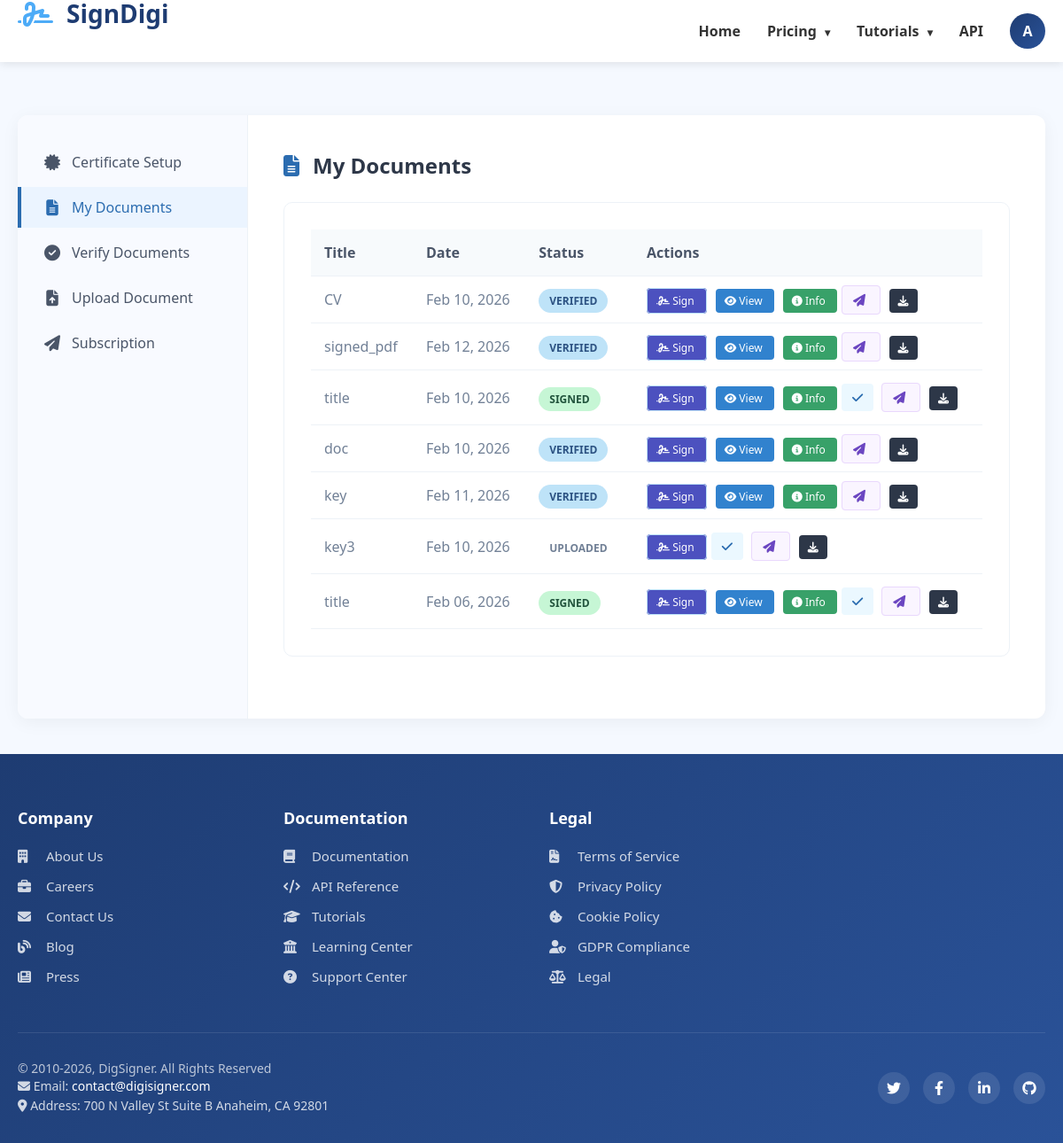
Screenshot of /dashboard/ (signed in) with the database file from the repository.
### mainapp/models.py (models this page shows, shortened)
class TimeStampedModel(models.Model):
    created_at = models.DateTimeField(auto_now_add=True)
    updated_at = models.DateTimeField(auto_now=True)
    class Meta:
        abstract = True

class Users(TimeStampedModel, AbstractUser):
    username = models.CharField(max_length=150, unique=True)
    email = models.EmailField(unique=True)
    fullname = models.CharField(max_length=30, null=True, blank=True)
    contact = models.IntegerField(unique=True)
    password = models.CharField(max_length=128)
    confirm_password = models.CharField(max_length=128)

class Document(TimeStampedModel):
    STATUS_CHOICES = [
        ("draft", "Draft"),
        ("pending", "Pending Signature"),
        ("signed", "Signed"),
        ("verified", "Verified"),
        ("rejected", "Rejected"),
    ]
    user = models.ForeignKey(Users, on_delete=models.CASCADE)
    title = models.CharField(max_length=255)
    file = models.FileField(upload_to="unsignatured_document/", null=False, blank=False)
    signed_file = models.FileField(
        upload_to="signatured_document/", null=True, blank=True
    )
    hash_value = models.CharField(max_length=64, blank=True, null=True)
    signature_data = models.TextField(blank=True, null=True)  # Cryptographic signature
    status = models.CharField(max_length=20, choices=STATUS_CHOICES, default="draft")

### mainapp/views.py (the view)
# urls.py: path("dashboard/", views.dashboard, name="dashboard"),
@login_required
def dashboard(request):
    active_section = request.GET.get("section", "documents")
    documents = Document.objects.filter(user=request.user).order_by("-updated_at")
    user_cert = UserCertificate.objects.filter(user=request.user).first()
    cert_form = CertificateUploadForm(instance=user_cert)
    token_form = TokenForm()
    send_form = DocumentSendForm()
    upload_form = DocumentUploadForm()
    subscription_form = SubscriptionForm()
    try:
        has_keys = hasattr(request.user, "key_pair")
    except:
        has_keys = False
    context = {
        "documents": documents,
        "has_keys": has_keys,
        "active_section": active_section,
        "user_cert": user_cert,
        "cert_form": cert_form,
        "token_form": token_form,
        "send_form": send_form,
        "upload_form": upload_form,
        "subscription_form": subscription_form,
    }
    return render(request, "users/dashboard.html", context)

### templates/users/dashboard.html (shortened to what this page needs)
{% extends 'users/base.html' %} {% load static %}  {% block extra_css %}
<link rel="stylesheet" href="{% static 'css/dashboard.css' %}" />
<link rel="stylesheet" href="{% static 'css/base.css' %}" />
{% endblock %} {% block content %}
<div class="management-container">
  <aside class="management-sidebar">
    <ul class="sidebar-nav">
      <li class="sidebar-nav-item">
        <a
          href="?section=setup"
          class="sidebar-nav-link {% if active_section == 'setup' %}active{% endif %}"
        >
          <i class="fas fa-certificate"></i> Certificate Setup
        </a>
      </li>
      <li class="sidebar-nav-item">
        <a
          href="?section=documents"
          class="sidebar-nav-link {% if active_section == 'documents' or not active_section %}active{% endif %}"
        >
          <i class="fas fa-file-alt"></i> My Documents
        </a>
      </li>
      <li class="sidebar-nav-item">
        <a
          href="?section=verify"
          class="sidebar-nav-link {% if active_section == 'verify' %}active{% endif %}"
        >
          <i class="fas fa-check-circle"></i> Verify Documents
        </a>
      </li>
      <li class="sidebar-nav-item">
        <a
          href="?section=upload"
          class="sidebar-nav-link {% if active_section == 'upload' %}active{% endif %}"
        >
          <i class="fas fa-file-upload"></i> Upload Document
        </a>
      </li>
      <li class="sidebar-nav-item">
        <a
          href="?section=send"
          class="sidebar-nav-link {% if active_section == 'send' %}active{% endif %}"
        >
          <i class="fas fa-paper-plane"></i> Subscription
        </a>
      </li>
    </ul>
  </aside>
  <main class="management-content">
    {% if active_section == 'documents' or not active_section %}
    <section id="documents-section">
      <h2 class="section-title">
        <i class="fas fa-file-alt"></i> My Documents
      </h2>
      <div class="management-card">
        <div class="table-container">
          <table class="management-table">
            <thead>
              <tr>
                <th>Title</th>
                <th>Date</th>
                <th>Status</th>
                <th>Actions</th>
              </tr>
            </thead>
            <tbody>
              {% for doc in documents %}
              <tr>
                <td>{{ doc.title }}</td>
                <td>{{ doc.created_at|date:"M d, Y" }}</td>
                <td>
                  <span class="status-badge status-{{ doc.status }}"
                    >{{ doc.get_status_display }}</span
                  >
                </td>
                <td>
                  <a
                    href="{% url 'prepare_sign' doc.id %}"
                    class="btn-action btn-verify"
                    title="View/Sign"
                    style="
                      background-color: #4c51bf;
                      color: white;
                      padding: 5px 10px;
                      text-decoration: none;
                      border-radius: 4px;
                      font-size: 12px;
                    "
                  >
                    <i class="fas fa-signature"></i> Sign
                  </a>
                  {% if doc.status == 'signed' or doc.status == 'verified' %}
                  <a
                    href="{% url 'document_preview' doc.id %}"
                    class="btn-action"
                    title="View Document"
                    style="
                      background-color: #3182ce;
                      color: white;
                      padding: 5px 10px;
                      text-decoration: none;
                      border-radius: 4px;
                      font-size: 12px;
                      margin-left: 5px;
                    "
                  >
                    <i class="fas fa-eye"></i> View
                  </a>
                  <a
                    href="javascript:void(0)"
                    onclick="openInfoModal({{ doc.id }})"
                    class="btn-action"
                    title="Signature Info"
                    style="
                      background-color: #38a169;
                      color: white;
                      padding: 5px 10px;
                      text-decoration: none;
                      border-radius: 4px;
                      font-size: 12px;
                      margin-left: 5px;
                    "
                  >
                    <i class="fas fa-info-circle"></i> Info
                  </a>
                  {% endif %} {% if doc.status != 'verified' %}
                  <form
                    action="{% url 'verify_document' doc.id %}"
                    method="post"
                    style="display: inline"
                  >
                    <button
                      type="submit"
                      class="btn-action btn-verify"
                      title="Verify"
                      style="border: none; cursor: pointer"
                    >
                      <i class="fas fa-check"></i>
                    </button>
                  </form>
                  {% endif %}
                  <a
                    href="?section=send&doc_id={{ doc.id }}"
                    class="btn-action btn-send"
                    title="Send"
                  >
                    <i class="fas fa-paper-plane"></i>
                  </a>
                  <a
                    href="{% url 'download_document' doc.id %}?type={% if doc.status == 'signed' or doc.status == 'verified' %}signed{% else %}original{% endif %}"
                    class="btn-action btn-download"
                    title="Download"
                    style="
                      background-color: #2d3748;
                      color: white;
                      padding: 5px 10px;
                      text-decoration: none;
                      border-radius: 4px;
                      font-size: 12px;
                      margin-left: 5px;
                    "
                  >
                    <i class="fas fa-download"></i>
                  </a>
                </td>
              </tr>
              {% endfor %}
            </tbody>
          </table>
        </div>
      </div>
    </section>
    {% endif %}
  </main>
</div>
{% endblock %}

### templates/users/base.html (shortened to what this page needs)
<!DOCTYPE html>
<html lang="en">
<head>
    <link rel="stylesheet" href="https://cdnjs.cloudflare.com/ajax/libs/font-awesome/6.4.0/css/all.min.css">
    {% load static %}
    <link rel="stylesheet" href="{% static 'css/base.css' %}">
    <link rel="stylesheet" href="{% static 'css/main.css' %}">
    {% block extra_css %}{% endblock %}
</head>
<body>
    <header class="header">
        <div class="header-container">
            <a href="#" class="logo">
                <div class="logo-icon"><i class="fas fa-signature"></i></div>
                <div class="logo-text">SignDigi</div>
            </a>
            <nav class="nav-menu" id="navMenu">
                <div class="nav-item">
                    <a href="#" class="nav-link {% if request.resolver_match.url_name == 'home' %}active{% endif %}">
                        Home
                    </a>
                </div>
                <div class="nav-item dropdown">
                    <a href="#" class="nav-link dropdown-toggle {% if request.resolver_match.url_name == 'pricing' %}active{% endif %}">
                        Pricing
                    </a>
                </div>
                <div class="nav-item dropdown">
                    <a href="#" class="nav-link dropdown-toggle {% if 'tutorials' in request.path %}active{% endif %}">
                        Tutorials
                    </a>
                </div>
                <div class="nav-item">
                    <a href="#" class="nav-link {% if 'api' in request.path %}active{% endif %}">
                        API
                    </a>
                </div>
                <div class="auth-buttons">
                    {% if user.is_authenticated %}
                        <div class="user-menu" id="userMenu">
                            <div class="user-avatar">
                                {{ user.first_name|slice:"0:1"|default:user.username|slice:"0:1"|upper }}
                            </div>
                        </div>
                    {% else %}
                        <a href="{% url 'login' %}" class="btn-outline">Login</a>
                        <a href="{% url 'register' %}" class="btn-primary">Sign Up Free</a>
                    {% endif %}
                </div>
            </nav>
        </div>
    </header>
    <main class="main-content">
        <div class="content-container">
            {% block content %}{% endblock %}
        </div>
    </main>
    <footer class="footer">
        <div class="footer-container">
            <div class="footer-grid">
                <div class="footer-column">
                    <h3>Company</h3>
                    <ul class="footer-links">
                        <li><a href="#"><i class="fas fa-building"></i> About Us</a></li>
                        <li><a href="#"><i class="fas fa-briefcase"></i> Careers</a></li>
                        <li><a href="#"><i class="fas fa-envelope"></i> Contact Us</a></li>
                        <li><a href="#"><i class="fas fa-blog"></i> Blog</a></li>
                        <li><a href="#"><i class="fas fa-newspaper"></i> Press</a></li>
                    </ul>
                </div>
                <div class="footer-column">
                    <h3>Documentation</h3>
                    <ul class="footer-links">
                        <li><a href="#"><i class="fas fa-book"></i> Documentation</a></li>
                        <li><a href="#"><i class="fas fa-code"></i> API Reference</a></li>
                        <li><a href="#"><i class="fas fa-graduation-cap"></i> Tutorials</a></li>
                        <li><a href="#"><i class="fas fa-university"></i> Learning Center</a></li>
                        <li><a href="#"><i class="fas fa-question-circle"></i> Support Center</a></li>
                    </ul>
                </div>
                <div class="footer-column">
                    <h3>Legal</h3>
                    <ul class="footer-links">
                        <li><a href="#"><i class="fas fa-file-contract"></i> Terms of Service</a></li>
                        <li><a href="#"><i class="fas fa-shield-alt"></i> Privacy Policy</a></li>
                        <li><a href="#"><i class="fas fa-cookie-bite"></i> Cookie Policy</a></li>
                        <li><a href="#"><i class="fas fa-user-shield"></i> GDPR Compliance</a></li>
                        <li><a href="#"><i class="fas fa-balance-scale"></i> Legal</a></li>
                    </ul>
                </div>
            </div>
            <div class="footer-bottom">
                <div class="copyright">
                    <p>© 2010-2026, DigSigner. All Rights Reserved</p>
                    <div class="contact-info">
                        <p><i class="fas fa-envelope"></i> Email: <a href="mailto:contact@digisigner.com">contact@digisigner.com</a></p>
                        <p><i class="fas fa-map-marker-alt"></i> Address: 700 N Valley St Suite B Anaheim, CA 92801</p>
                    </div>
                </div>
                <div class="social-links">
                    <a href="https://twitter.com/digisigner" class="social-link" target="_blank" rel="noopener">
                        <i class="fab fa-twitter"></i>
                    </a>
                    <a href="https://facebook.com/digisigner" class="social-link" target="_blank" rel="noopener">
                        <i class="fab fa-facebook-f"></i>
                    </a>
                    <a href="https://linkedin.com/company/digisigner" class="social-link" target="_blank" rel="noopener">
                        <i class="fab fa-linkedin-in"></i>
                    </a>
                    <a href="https://github.com/digisigner" class="social-link" target="_blank" rel="noopener">
                        <i class="fab fa-github"></i>
                    </a>
                </div>
            </div>
        </div>
    </footer>
</body>
</html>

### rows the page displays
Users: first_name "A"
Document: title "CV", created_at "Feb 10, 2026", status "VERIFIED"
Document: title "signed_pdf", created_at "Feb 12, 2026", status "VERIFIED"
Document: title "title", created_at "Feb 10, 2026", status "SIGNED"
Document: title "doc", created_at "Feb 10, 2026", status "VERIFIED"
Document: title "key", created_at "Feb 11, 2026", status "VERIFIED"
Document: title "key3", created_at "Feb 10, 2026", status "UPLOADED"
Document: title "title", created_at "Feb 06, 2026", status "SIGNED"
